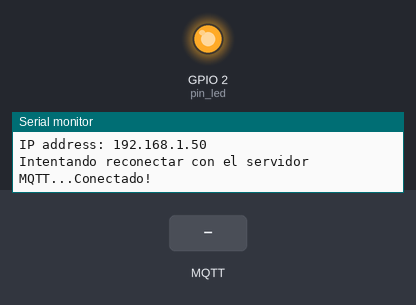
A sketch run on a simulated ESP8266 (NodeMCU). Parts: output pins drawn as LEDs (lit = HIGH), the last lines printed to the serial monitor. The test bench sets the inputs (shaded band). WiFi joins after 1.5 s; servers stay silent unless stated; no MQTT or app messages arrive unless stated.

Above: at 2.7 s.
2.8 s: MQTT message "on" arrives on the first subscribed topic
At 3.4 s:
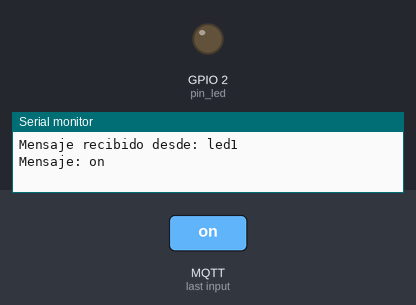
4.3 s: MQTT message "1" arrives on the first subscribed topic
At 4.6 s:
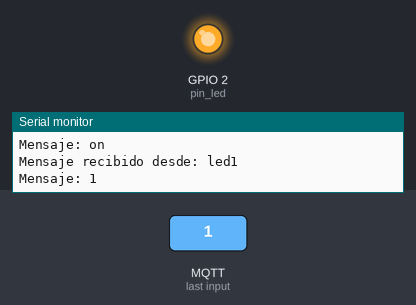
Timing chart, 0 to 7.3 s (numbered marks = the images above; inputs shaded):
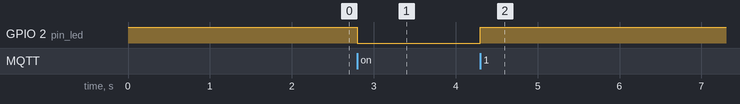

Measured:
- after the input at 2.8 s, GPIO 2 (pin_led): HIGH → LOW at once
- after the input at 4.3 s, GPIO 2 (pin_led): LOW → HIGH at once

The sketch:

ov_mqtt_connection.ino
```cpp
#include <ESP8266WiFi.h>
#include <PubSubClient.h>
#include <ESP8266mDNS.h>
#include <WiFiUdp.h>
#include <ArduinoOTA.h>
#include <RCSwitch.h>
#include "config.h"

const char * ssid = STASSID;
const char * password = STAPSK;

const int pin_led = LED_BUILTIN;              // pin al cual se conecta el LED
int estado_led = HIGH;
int t_muestreo = 5000;

const char *mqtt_server = "pccontrol.ml";
const int mqtt_port = 1883;
const char *mqtt_user = "web_client112";
const char *mqtt_pass = "123456";
String clientId = "esp32_B";
char * variable_id = "led1";

WiFiClient espClient;
PubSubClient client(espClient);

long last_msg = 0;
char msg[25];

// ------------------------- SE DECLARAN LAS FUNCIONES -------------------------
void setup_wifi();
void callback(char* topic, byte* payload, unsigned int length);
void reconnect();


// ----------------------------------- SETUP -----------------------------------

void setup() {
  Serial.begin(115200);
  pinMode(pin_led, OUTPUT);                   // se inicializa el led del esp
  digitalWrite(pin_led, estado_led);
  randomSeed(micros());
  setup_wifi();
  client.setServer(mqtt_server, mqtt_port);   // se define el servidor mqtt
  client.setCallback(callback);               // se define el callback que se levanta al recibir informacion del servidor

  ArduinoOTA.setHostname("PCCONTROL-IOT");
  ArduinoOTA.setPassword("CLAVEPARAOTA");
  ArduinoOTA.onStart([]() {
    String type;
    if (ArduinoOTA.getCommand() == U_FLASH) {
      type = "sketch";
    } else {
      type = "filesystem";
    }
    Serial.println("Start updating " + type);
  });
  ArduinoOTA.onEnd([]() {
    Serial.println("\nEnd");
  });
  ArduinoOTA.onProgress([](unsigned int progress, unsigned int total) {
    Serial.printf("Progress: %u%%\r", (progress / (total / 100)));
  });
  ArduinoOTA.onError([](ota_error_t error) {
    Serial.printf("Error[%u]: ", error);
      if (error == OTA_AUTH_ERROR) {
      Serial.println("Auth Failed");
    } else if (error == OTA_BEGIN_ERROR) {
      Serial.println("Begin Failed");
    } else if (error == OTA_CONNECT_ERROR) {
      Serial.println("Connect Failed");
    } else if (error == OTA_RECEIVE_ERROR) {
      Serial.println("Receive Failed");
    } else if (error == OTA_END_ERROR) {
      Serial.println("End Failed");
    }
  });
  ArduinoOTA.begin();
  Serial.println("Ready");
  Serial.print("IP address: ");
  Serial.println(WiFi.localIP());
}


// ------------------------------ CICLO PRINCIPAL ------------------------------
void loop() {
  if (!client.connected()) {
    reconnect();
  }

  client.loop();

  long now = millis();
  if (now - last_msg > t_muestreo){
    last_msg = now;
    String to_send = String(estado_led);
    to_send.toCharArray(msg, 25);
    Serial.print("Publicamos mensaje: ");
    Serial.println(msg);
    client.publish("values", msg);
  }
}


// --------------------------------- FUNCIONES ---------------------------------
void callback(char* topic, byte* payload, unsigned int length){
  String incoming = "";
  Serial.print("Mensaje recibido desde: ");
  Serial.println(topic);
  for (int i = 0; i < length; i++) {      // se itera cada byte y se lo convierte en char y posteriormente se concatena
    incoming += (char)payload[i];
  }
  incoming.trim();
  Serial.println("Mensaje: " + incoming);
  if ( incoming == "on") {
    estado_led = LOW;
    digitalWrite(pin_led, estado_led);
  } else {
    estado_led = HIGH;
    digitalWrite(pin_led, estado_led);
  }
}

void reconnect() {
  while (!client.connected()) {
    Serial.print("Intentando reconectar con el servidor MQTT...");
    if (client.connect(clientId.c_str(),mqtt_user,mqtt_pass)) {
      Serial.println("Conectado!");
      client.subscribe(variable_id);
    } else {
      Serial.print("Algo ha pasado, error: ");
      Serial.print(client.state());
      Serial.println("Reintentamos en 5 segundos");
      delay(2000);
    }
  }
}
```

config.h
```cpp
#include <ESP8266WiFi.h>

#ifndef STASSID
#define STASSID "nombre_de_la_red_wifi"
#define STAPSK  "contrasena_de_la_red"
#endif

void setup_wifi(){
  delay(10);
  Serial.println();
  Serial.print("Conectando a ");
  Serial.println(STASSID);
  WiFi.begin(STASSID, STAPSK);

  while (WiFi.waitForConnectResult()  != WL_CONNECTED) {    // se espera indefinidamente hasta que exista coneccion
    delay(500);
    Serial.print(".");
  }

  Serial.println("");
  Serial.println("Conectado a red WiFi!");
  Serial.println("Direccion IP: ");
  Serial.println(WiFi.localIP());
}
```
